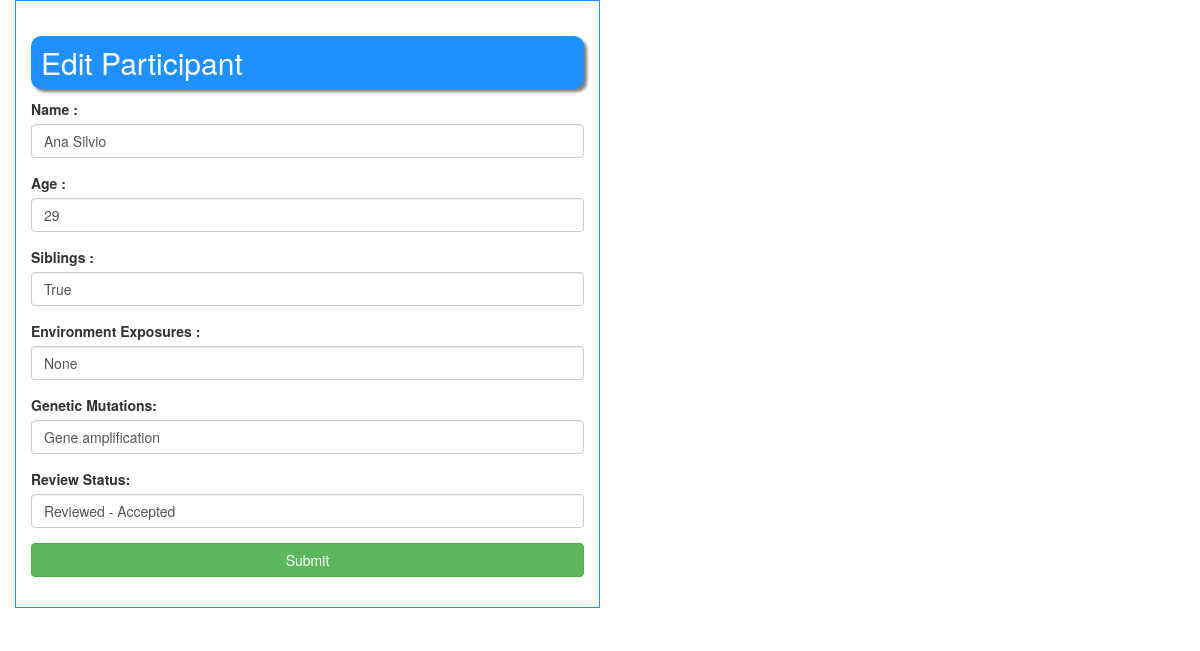
Page /update_participant/5 (signed in) on the committed database.
### udnParticipants/models.py (models this page shows, shortened)
class Participant(models.Model):
    class ReviewStatus(Enum):
        notReviewed = ('NR', 'Not Reviewed')
        reviewedAccepted = ('RA', 'Reviewed - Accepted')
        notAccepted = ('RNA', 'Reviewed - Not Accepted')
    fullname = models.CharField(help_text='Enter your full name', max_length=100)
    age = models.IntegerField(help_text='Enter your age')
    siblings = models.BooleanField(help_text='Click on the checkbox if you have siblings', default=False)
    environmentExposures = models.TextField()
    geneticMutations = models.TextField()
    reviewItem = models.CharField(choices=[x.value for x in ReviewStatus], editable=True, default='Not Reviewed', max_length=20)
    createdAt = models.DateTimeField(auto_now_add=True)

### udnParticipants/views.py (the view)
# urls.py: path('update_participant/<str:participant_id>',udnViews.updateParticipant,name="update_participant"),
@login_required(login_url="/login_user/")
def updateParticipant(request,participant_id):
    participant = Participant.objects.get(id=participant_id)
    if participant == None:
        return HttpResponse("Participant Not Found")
    else:
        return render(request,"participant_edit.html",{'participant':participant})

### templates/participant_edit.html (shortened to what this page needs)
{% extends 'base.html' %}
{% block bodydata %}
<div class="container">
    <div class="row">
        <div class="col-lg-6 custom-block">
            <div class="row">
                <div class="col-lg-12">
                    <h2 class="bg_blue">Edit Participant</h2>
                </div>
                <div class="col-lg-12">
                    <form action="/edit_participant" method="post" enctype="multipart/form-data">
                        <div class="form-group">
                            <label class="control-label">Name : </label>
                            <input type="text" name="name" class="form-control" value="{{ participant.fullname }}">
                        </div>
                        <div class="form-group">
                            <label class="control-label">Age : </label>
                            <input type="number" name="age" class="form-control" value="{{ participant.age }}">
                        </div>
                        <div class="form-group">
                            <label class="control-label">Siblings : </label>
                            <input type="text" id="sibling" name="sibling" class="form-control" value="{{ participant.siblings }}">
                        </div>
                        <div class="form-group">
                            <label class="control-label">Environment Exposures : </label>
                            <input type="text" name="environment" class="form-control" value="{{ participant.environmentExposures}}">
                        </div>
                        <div class="form-group">
                            <label class="control-label">Genetic Mutations: </label>
                            <input type="text" name="mutation" class="form-control" value="{{ participant.geneticMutations }}">
                        </div>
                        <div class="form-group">
                            <label class="control-label">Review Status: </label>
                            <input type="text" name="status" class="form-control" value="{{ participant.reviewItem }}">
                        </div>
                        <div class="form-group">
                            <input type="submit" name="submit" class="btn btn-block btn-success" value="Submit">
                        </div>
                    </form>
                </div>
            </div>
        </div>
    </div>
    <div class="row">
        <div class="col-lg-12">
        </div>
    </div>
</div>
{% endblock bodydata %}

### templates/participant_edit.html (style rules this page uses)
.bg_blue { padding:10px; border-radius:10px; box-shadow:3px 3px 3px grey; background:dodgerblue; color:#fff; }
.custom-block { padding:15px; border:1px solid dodgerblue; }

### rows in the picture
Participant: name "Ana Silvio", age "29", sibling "True", environment "None", mutation "Gene amplification", status "Reviewed - Accepted"
